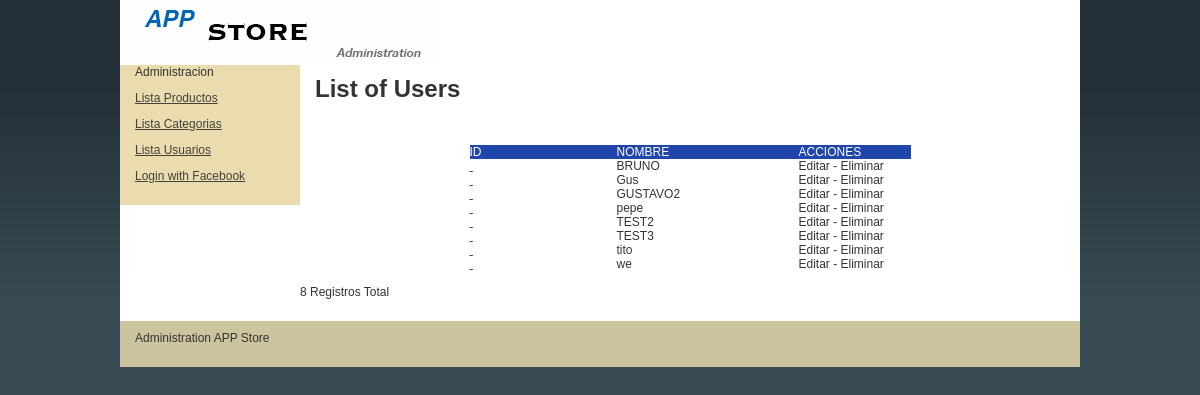
The page /admin/usuarios_lista.php on the database its author committed.
### tables this page shows
CREATE TABLE `tblusuario` (
  `IdUsuario` int(11) NOT NULL,
  `strNombre` varchar(50) NOT NULL,
  `strApellido` varchar(100) NOT NULL,
  `strEmail` varchar(100) NOT NULL,
  `intActivo` int(11) NOT NULL,
  `strPassword` varchar(50) NOT NULL
);

### admin/usuarios_lista.php (the view, shortened to what this page needs)
<?php require_once('../Connections/conexionzapatos.php'); ?>
<?php
$query_DatosUsuarios = "SELECT * FROM tblusuario ORDER BY tblusuario.strNombre ASC";
$DatosUsuarios = mysql_query($query_DatosUsuarios, $conexionzapatos) or die(mysql_error());
$row_DatosUsuarios = mysql_fetch_assoc($DatosUsuarios);
$totalRows_DatosUsuarios = mysql_num_rows($DatosUsuarios);
?>
<!DOCTYPE html PUBLIC "-//W3C//DTD XHTML 1.0 Transitional//EN" "http://www.w3.org/TR/xhtml1/DTD/xhtml1-transitional.dtd">
<html xmlns="http://www.w3.org/1999/xhtml">
<head>
<link href="../estilo/twoColFixLtHdr.css" rel="stylesheet" type="text/css" />
</head>
<body>
<div class="container">
  <div class="header"><img src="../images/logo.jpg" width="318" height="65" alt="Administracion" />
   </div>
  <div class="sidebar1">
<?php include("../includes/cabeceraadmin.php");
?>
    </div>
  <div class="content">
    <h1>List of Users</h1>
    <p>&nbsp;<table border="0" align="center" cellpadding="0" cellspacing="0">
      <tr class="tablaprincipal">
        <td width="147">id</td>
        <td width="182">Nombre</td>
        <td width="112">ACCIONES</td>
      </tr>
      <?php do { ?>
        <tr  class="brillo">
          <td><a href="usuarios_datos.php?recordID=<?php echo $row_DatosUsuarios['idUsuario']; ?>"> <?php echo $row_DatosUsuarios['idUsuario']; ?>&nbsp; </a></td>
          <td><?php echo $row_DatosUsuarios['strNombre']; ?>&nbsp; </td>
          <td>Editar - Eliminar</td>
        </tr>
        <?php } while ($row_DatosUsuarios = mysql_fetch_assoc($DatosUsuarios)); ?>
    </table>
    <br />
    <?php echo $totalRows_DatosUsuarios ?> Registros Total
    </p>
    </div>
  <div class="footer">
    <p>Administration APP Store</p>
    </div>
  </div>
</body>
</html>

### estilo/twoColFixLtHdr.css (style rules this page uses)
body { margin: 0; padding: 0; font-family: Tahoma, Geneva, sans-serif; font-size: 12px; color: #333; background-image: url(../images/cursos.png); background-repeat: repeat-x; }
h1, h2, h3, h4, h5, h6, p { margin-top: 0; padding-right: 15px; padding-left: 15px; }
a:link { color: #42413C; text-decoration: underline; }
.container { width: 960px; background: #FFF; margin: 0 auto; }
.header { background-color: #FFFFFF; }
.sidebar1 { float: left; width: 180px; background: #EADCAE; padding-bottom: 10px; }
.content { padding: 10px 0; width: 780px; float: left; }
.footer { padding: 10px 0; background: #CCC49F; position: relative; clear: both; }
.tablaprincipal { text-transform: uppercase; color: #FFF; background-color: #2046AC; }

### rows shown on the page
tblusuario: strNombre "BRUNO"
tblusuario: strNombre "Gus"
tblusuario: strNombre "GUSTAVO2"
tblusuario: strNombre "pepe"
tblusuario: strNombre "TEST2"
tblusuario: strNombre "TEST3"
tblusuario: strNombre "tito"
tblusuario: strNombre "we"

### other values the page prints
$totalRows_DatosUsuarios "8"
